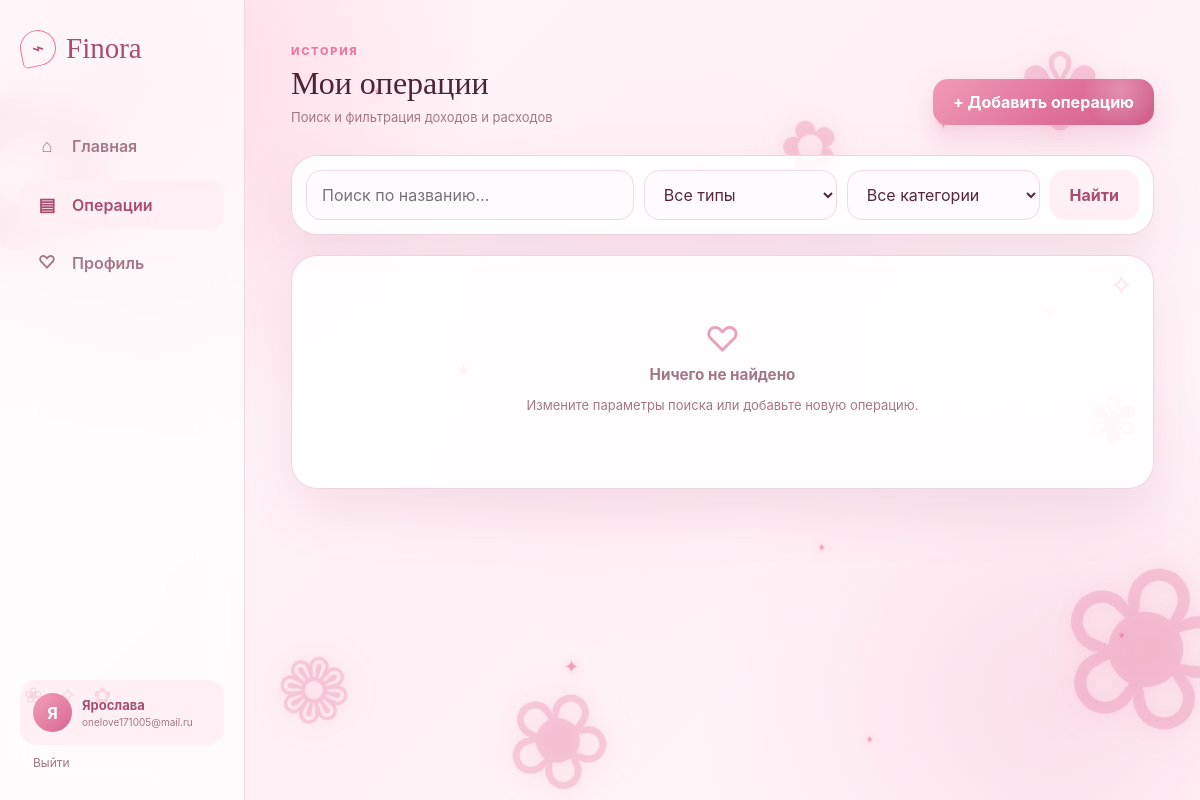
The page /transactions (signed in) on the database its author committed.
### app.py (models this page shows, shortened)
class User(UserMixin, db.Model):
    __tablename__ = "users"
    id = db.Column(db.Integer, primary_key=True)
    name = db.Column(db.String(80), nullable=False)
    email = db.Column(db.String(120), unique=True, nullable=False, index=True)
    password_hash = db.Column(db.String(255), nullable=False)
    created_at = db.Column(db.DateTime, default=datetime.utcnow, nullable=False)
    profile = db.relationship(
        "Profile", back_populates="user", uselist=False,
        cascade="all, delete-orphan"
    )
    transactions = db.relationship(
        "Transaction", back_populates="user",
        cascade="all, delete-orphan"
    )
    categories = db.relationship(
        "Category", back_populates="user",
        cascade="all, delete-orphan"
    )
    tags = db.relationship(
        "Tag", back_populates="user",
        cascade="all, delete-orphan"
    )

### app.py (the view)
    @app.route("/transactions")
    @login_required
    def transactions():
        search = request.args.get("search", "").strip()
        transaction_type = request.args.get("type", "").strip()
        category_id = request.args.get("category", "").strip()
        query = Transaction.query.filter_by(user_id=current_user.id)
        if search:
            query = query.filter(Transaction.title.ilike(f"%{search}%"))
        if transaction_type in {"income", "expense"}:
            query = query.filter_by(transaction_type=transaction_type)
        if category_id.isdigit():
            query = query.filter_by(category_id=int(category_id))
        transactions_list = query.order_by(
            Transaction.transaction_date.desc(), Transaction.id.desc()
        ).all()
        categories = Category.query.filter_by(user_id=current_user.id).order_by(Category.name).all()
        return render_template(
            "transactions/list.html",
            transactions=transactions_list,
            categories=categories,
            search=search,
            selected_type=transaction_type,
            selected_category=category_id,
        )

### app.py (called while the page is built)
@login_manager.user_loader
def load_user(user_id):
    return db.session.get(User, int(user_id))

### templates/transactions/list.html (shortened to what this page needs)
{% extends "base.html" %}
{% block content %}
<header class="page-heading">
    <div>
        <p class="eyebrow">ИСТОРИЯ</p>
        <h1>Мои операции</h1>
        <p class="muted">Поиск и фильтрация доходов и расходов</p>
    </div>
    <a class="btn btn-primary" href="{{ url_for('add_transaction') }}">+ Добавить операцию</a>
</header>
<form method="get" class="filter-panel">
    <input name="search" value="{{ search }}" placeholder="Поиск по названию…">
    <select name="type">
        <option value="">Все типы</option>
    </select>
    <select name="category">
        <option value="">Все категории</option>
    </select>
    <button class="btn btn-soft" type="submit">Найти</button>
</form>
<section class="panel">
    <div class="transaction-list transaction-list-large">
    {% for item in transactions %}
        <div class="transaction-item">
            <div class="transaction-icon">{{ item.category.icon }}</div>
            <div class="transaction-main">
                <strong>{{ item.title }}</strong>
                <small>{{ item.category.name }} · {{ item.transaction_date.strftime('%d.%m.%Y') }}{% if item.note %} · {{ item.note }}{% endif %}</small>
            </div>
            <strong class="{{ 'positive' if item.transaction_type == 'income' else 'negative' }}">
                {{ '+' if item.transaction_type == 'income' else '-' }}{{ "{:,.2f}".format(item.amount).replace(",", " ") }} {{ currency_symbol(current_user.profile.currency) }}
            </strong>
            <form method="post" action="{{ url_for('delete_transaction', transaction_id=item.id) }}" onsubmit="return confirm('Удалить операцию?')">
                <button class="icon-button danger" title="Удалить" type="submit">×</button>
            </form>
        </div>
    {% else %}
        <div class="empty-state">
            <div class="empty-icon">♡</div>
            <h3>Ничего не найдено</h3>
            <p>Измените параметры поиска или добавьте новую операцию.</p>
        </div>
    {% endfor %}
    </div>
</section>
{% endblock %}

### templates/base.html (shortened to what this page needs)
<!doctype html>
<html lang="ru">
<head>
    <link rel="stylesheet" href="{{ url_for('static', filename='css/style.css') }}">
</head>
<body>
<div class="flower flower-one">✿</div>
<div class="flower flower-two">❀</div>
<div class="flower flower-three">✾</div>
<div class="flower flower-four">❁</div>
<div class="flower flower-five">✿</div>
<div class="flower flower-six">❀</div>
<div class="flower flower-seven">✾</div>
<div class="sparkles" aria-hidden="true">
    <span>✦</span><span>✧</span><span>⋆</span><span>✦</span><span>✧</span>
    <span>⋆</span><span>✦</span><span>✧</span><span>⋆</span><span>✦</span>
    <span>✧</span><span>⋆</span>
</div>
{% if current_user.is_authenticated %}
<div class="app-shell">
    <aside class="sidebar">
        <a class="brand" href="{{ url_for('dashboard') }}">
            <span class="brand-mark">⌁</span>
            <span>Finora</span>
        </a>
        <nav class="nav">
            <a class="{{ 'active' if request.endpoint == 'dashboard' else '' }}" href="{{ url_for('dashboard') }}">
                <span>⌂</span> Главная
            </a>
            <a class="{{ 'active' if request.endpoint in ['transactions', 'add_transaction'] else '' }}" href="{{ url_for('transactions') }}">
                <span>▤</span> Операции
            </a>
            <a class="{{ 'active' if request.endpoint == 'profile' else '' }}" href="{{ url_for('profile') }}">
                <span>♡</span> Профиль
            </a>
        </nav>
        <div class="sidebar-bottom">
            <a class="user-mini" href="{{ url_for('profile') }}">
                <span class="avatar">{{ current_user.name[:1]|upper }}</span>
                <span>
                    <strong>{{ current_user.name }}</strong>
                    <small>{{ current_user.email }}</small>
                </span>
            </a>
            <a class="logout" href="{{ url_for('logout') }}">Выйти</a>
        </div>
    </aside>
    <main class="main-content">
        {% block content %}{% endblock %}
    </main>
</div>
{% endif %}
</body>
</html>

### rows shown on the page
User: name "Я", name "Ярослава", email "onelove171005@mail.ru"
